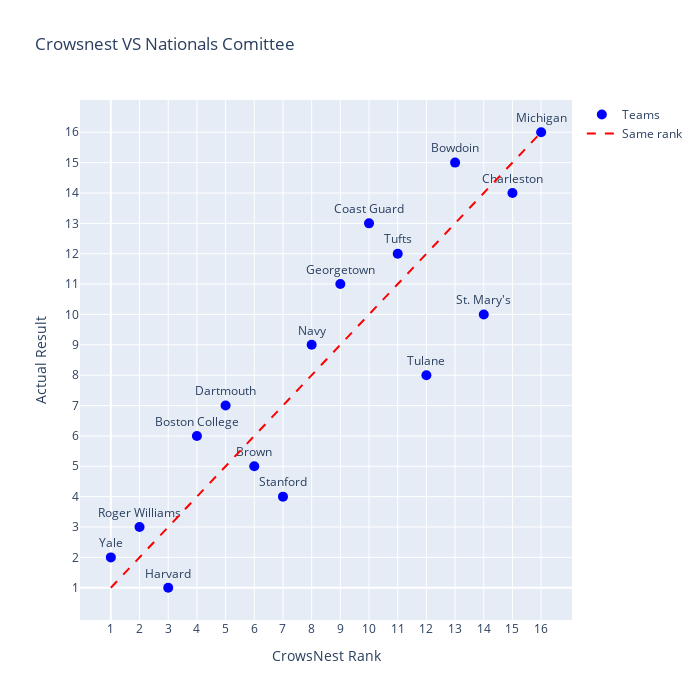

Here is the notebook cell this chart was saved with:
### Code cell
# Create mappings from string to index for each list
order1 = {item: idx for idx, item in enumerate(crowsnest)}
order2 = {item: idx for idx, item in enumerate(actual)}

# Find common items
common_items = set(crowsnest) & set(actual)

# Create coordinates for scatter plot
x_vals = [order1[item] for item in common_items]
y_vals = [order2[item] for item in common_items]
labels = list(common_items)

# Create scatter plot trace
scatter = go.Scatter(
    x=x_vals,
    y=y_vals,
    mode='markers+text',
    text=labels,
    textposition='top center',
    marker=dict(size=10, color='blue'),
    name='Teams'
)

# Diagonal line (x = y)
diagonal = go.Scatter(
    x=[0, max(len(crowsnest), len(actual)) - 1],
    y=[0, max(len(crowsnest), len(actual)) - 1],
    mode='lines',
    line=dict(color='red', dash='dash'),
    name='Same rank'
)

# Create the figure
fig = go.Figure(data=[scatter, diagonal])
fig.update_layout(
    title="Crowsnest VS Nationals Comittee",
    xaxis_title="CrowsNest Rank",
    yaxis_title="Actual Result",
    xaxis=dict(
        dtick=1,
        tickvals=[i for i in range(len(crowsnest)) if i != -1],  # Exclude -1
        ticktext=[str(i + 1) for i in range(len(crowsnest)) if i != -1]  # Label other tick values
    ),
    yaxis=dict(
        dtick=1,
        tickvals=[i for i in range(len(actual)) if i != -1],  # Exclude -1
        ticktext=[str(i + 1) for i in range(len(actual)) if i != -1]  # Label other tick values
    ),
    width=700,
    height=700
)

fig.show()

### Figure 1 — Plotly figure (JSON) as saved in the notebook; plotly's stock layout.template omitted (floating-point values rounded to 4 significant figures)
{"data": [{"marker": {"color": "blue", "size": 10}, "mode": "markers+text", "name": "Teams", "text": ["Tufts", "Yale", "Coast Guard", "Tulane", "Roger Williams", "Navy", "Georgetown", "Stanford", "Bowdoin", "Michigan", "Brown", "St. Mary's", "Boston College", "Dartmouth", "Harvard", "Charleston"], "textposition": "top center", "type": "scatter", "x": [10, 0, 9, 11, 1, 7, 8, 6, 12, 15, 5, 13, 3, 4, 2, 14], "y": [11, 1, 12, 7, 2, 8, 10, 3, 14, 15, 4, 9, 5, 6, 0, 13]}, {"line": {"color": "red", "dash": "dash"}, "mode": "lines", "name": "Same rank", "type": "scatter", "x": [0, 15], "y": [0, 15]}], "layout": {"height": 700, "title": {"text": "Crowsnest VS Nationals Comittee"}, "width": 700, "xaxis": {"dtick": 1, "ticktext": ["1", "2", "3", "4", "5", "6", "7", "8", "9", "10", "11", "12", "13", "14", "15", "16"], "tickvals": [0, 1, 2, 3, 4, 5, 6, 7, 8, 9, 10, 11, 12, 13, 14, 15], "title": {"text": "CrowsNest Rank"}}, "yaxis": {"dtick": 1, "ticktext": ["1", "2", "3", "4", "5", "6", "7", "8", "9", "10", "11", "12", "13", "14", "15", "16"], "tickvals": [0, 1, 2, 3, 4, 5, 6, 7, 8, 9, 10, 11, 12, 13, 14, 15], "title": {"text": "Actual Result"}}}}
